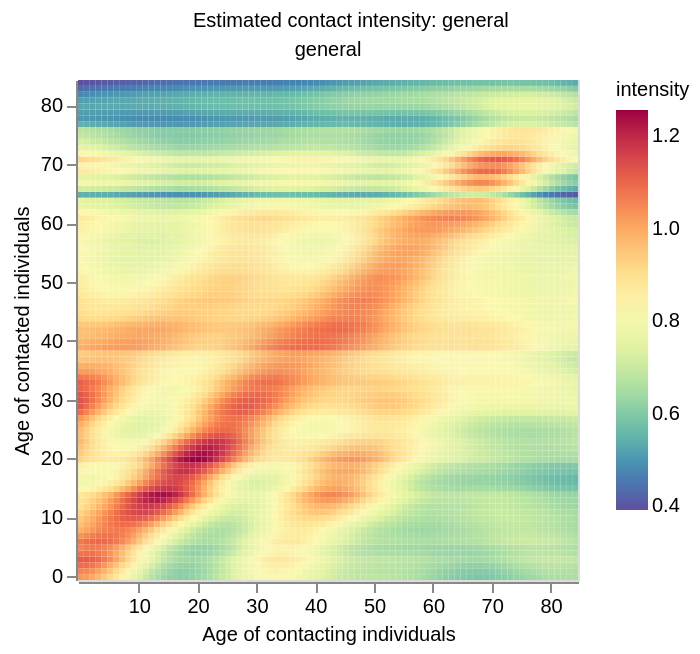

The notebook cell this image was saved under:
### Code cell
visual.plot_cint()['general']

### Figure 1 — Vega-Lite specification as saved in the notebook (floating-point values rounded to 4 significant figures; data arrays with more than 128 entries replaced by an {"elided": "..."} marker saying what was removed)
{"config": {"view": {"continuousWidth": 300, "continuousHeight": 300}}, "data": {"name": "data-46fc989d1b693e3b4ca486c87fec04b5"}, "mark": {"type": "rect"}, "encoding": {"color": {"field": "z", "legend": {"labelFontSize": 10, "labelFontWeight": "normal", "orient": "right", "titleFontSize": 10, "titleFontWeight": "normal"}, "scale": {"reverse": true, "scheme": "spectral"}, "title": "intensity", "type": "quantitative"}, "facet": {"columns": 3, "field": "label", "title": null, "type": "nominal"}, "x": {"axis": {"grid": false, "labelAngle": 0, "labelFontSize": 10, "labelFontWeight": "normal", "titleFontSize": 10, "titleFontWeight": "normal", "values": [0.0, 10.0, 20.0, 30.0, 40.0, 50.0, 60.0, 70.0, 80.0, 90.0]}, "field": "x", "title": "Age of contacting individuals", "type": "ordinal"}, "y": {"axis": {"grid": false, "labelFontSize": 10, "labelFontWeight": "normal", "titleFontSize": 10, "titleFontWeight": "normal", "values": [0.0, 10.0, 20.0, 30.0, 40.0, 50.0, 60.0, 70.0, 80.0, 90.0]}, "field": "y", "scale": {"reverse": true}, "title": "Age of contacted individuals", "type": "ordinal"}}, "height": 250, "title": {"text": ["Estimated contact intensity: general"], "fontSize": 10, "fontWeight": "normal", "anchor": "middle"}, "width": 250, "$schema": "https://vega.github.io/schema/vega-lite/v5.20.1.json", "datasets": {"data-46fc989d1b693e3b4ca486c87fec04b5": {"elided": "7225 records"}}}
